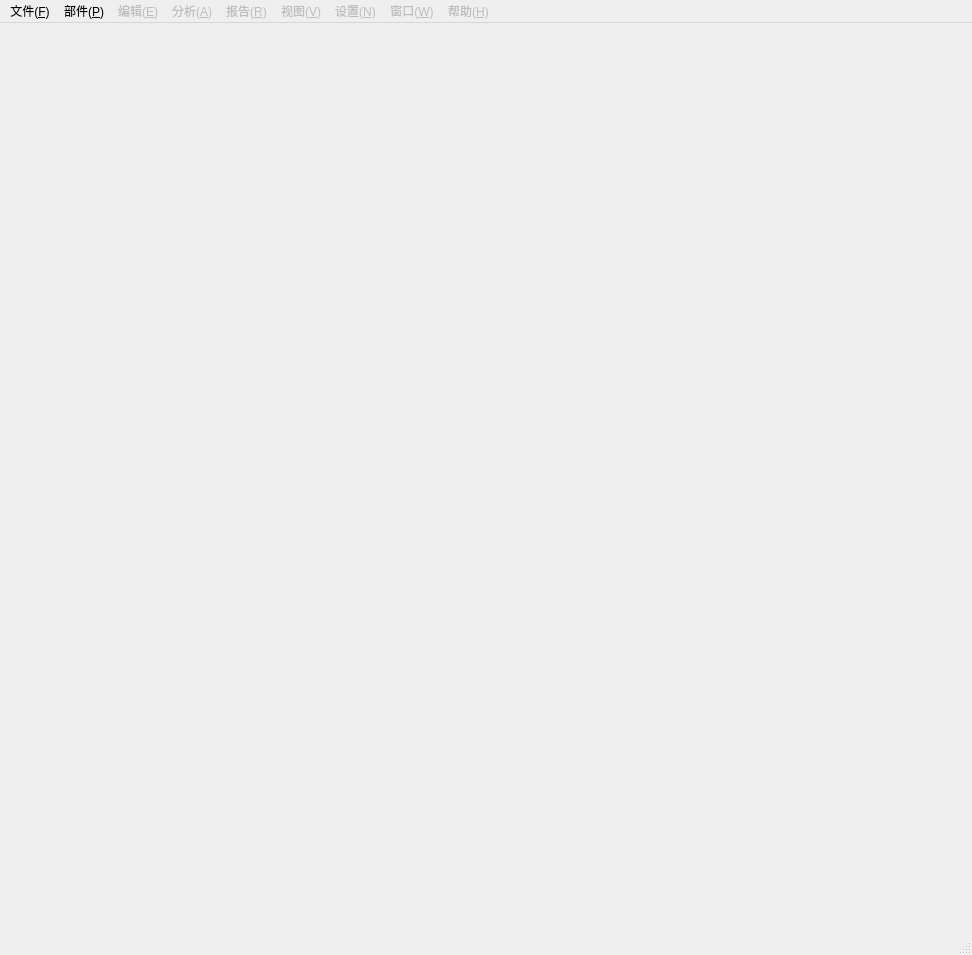
<?xml version="1.0" encoding="UTF-8"?>
<ui version="4.0">
 <class>MainWindow</class>
 <widget class="QMainWindow" name="MainWindow">
  <property name="geometry">
   <rect>
    <x>0</x>
    <y>0</y>
    <width>972</width>
    <height>955</height>
   </rect>
  </property>
  <property name="windowTitle">
   <string>MainWindow</string>
  </property>
  <widget class="QWidget" name="centralwidget">
   <layout class="QHBoxLayout" name="horizontalLayout">
    <item>
     <layout class="QHBoxLayout" name="horizontalLayout_2"/>
    </item>
   </layout>
  </widget>
  <widget class="QMenuBar" name="menubar">
   <property name="geometry">
    <rect>
     <x>0</x>
     <y>0</y>
     <width>972</width>
     <height>23</height>
    </rect>
   </property>
   <widget class="QMenu" name="menu_E">
    <property name="enabled">
     <bool>false</bool>
    </property>
    <property name="title">
     <string>编辑(&amp;E)</string>
    </property>
    <property name="toolTipsVisible">
     <bool>true</bool>
    </property>
    <addaction name="action_D"/>
    <addaction name="action"/>
    <addaction name="action_2"/>
   </widget>
   <widget class="QMenu" name="menu_P">
    <property name="enabled">
     <bool>true</bool>
    </property>
    <property name="title">
     <string>部件(&amp;P)</string>
    </property>
    <property name="toolTipsVisible">
     <bool>true</bool>
    </property>
    <addaction name="addAction"/>
    <addaction name="action_E_2"/>
    <addaction name="action_O_2"/>
    <addaction name="detailedAction"/>
   </widget>
   <widget class="QMenu" name="menu_R">
    <property name="enabled">
     <bool>false</bool>
    </property>
    <property name="title">
     <string>报告(&amp;R)</string>
    </property>
    <property name="toolTipsVisible">
     <bool>true</bool>
    </property>
    <addaction name="action_6"/>
   </widget>
   <widget class="QMenu" name="menu_V">
    <property name="enabled">
     <bool>false</bool>
    </property>
    <property name="title">
     <string>视图(&amp;V)</string>
    </property>
    <property name="toolTipsVisible">
     <bool>true</bool>
    </property>
    <addaction name="action_5"/>
    <addaction name="action_7"/>
    <addaction name="action_8"/>
    <addaction name="action_9"/>
   </widget>
   <widget class="QMenu" name="menu_N">
    <property name="enabled">
     <bool>false</bool>
    </property>
    <property name="title">
     <string>设置(&amp;N)</string>
    </property>
    <property name="toolTipsVisible">
     <bool>true</bool>
    </property>
    <addaction name="action_10"/>
   </widget>
   <widget class="QMenu" name="menu_W">
    <property name="enabled">
     <bool>false</bool>
    </property>
    <property name="title">
     <string>窗口(&amp;W)</string>
    </property>
    <property name="toolTipsVisible">
     <bool>true</bool>
    </property>
   </widget>
   <widget class="QMenu" name="menu_H">
    <property name="enabled">
     <bool>false</bool>
    </property>
    <property name="tearOffEnabled">
     <bool>false</bool>
    </property>
    <property name="title">
     <string>帮助(&amp;H)</string>
    </property>
    <property name="toolTipsVisible">
     <bool>true</bool>
    </property>
   </widget>
   <widget class="QMenu" name="menu_F">
    <property name="enabled">
     <bool>true</bool>
    </property>
    <property name="title">
     <string>文件(&amp;F)</string>
    </property>
    <addaction name="newAction"/>
    <addaction name="openAction"/>
    <addaction name="saveAction"/>
    <addaction name="action_E"/>
   </widget>
   <widget class="QMenu" name="menu_A">
    <property name="enabled">
     <bool>false</bool>
    </property>
    <property name="title">
     <string>分析(&amp;A)</string>
    </property>
    <property name="toolTipsVisible">
     <bool>true</bool>
    </property>
    <addaction name="action_4"/>
   </widget>
   <addaction name="menu_F"/>
   <addaction name="menu_P"/>
   <addaction name="menu_E"/>
   <addaction name="menu_A"/>
   <addaction name="menu_R"/>
   <addaction name="menu_V"/>
   <addaction name="menu_N"/>
   <addaction name="menu_W"/>
   <addaction name="menu_H"/>
  </widget>
  <widget class="QStatusBar" name="statusbar"/>
  <action name="newAction">
   <property name="text">
    <string>新建(&amp;N)</string>
   </property>
  </action>
  <action name="openAction">
   <property name="text">
    <string>打开(&amp;O)</string>
   </property>
  </action>
  <action name="saveAction">
   <property name="text">
    <string>另存为(&amp;S)</string>
   </property>
  </action>
  <action name="action_E">
   <property name="text">
    <string>退出(&amp;E)</string>
   </property>
  </action>
  <action name="action_D">
   <property name="text">
    <string>删除</string>
   </property>
   <property name="visible">
    <bool>true</bool>
   </property>
   <property name="iconVisibleInMenu">
    <bool>true</bool>
   </property>
  </action>
  <action name="action">
   <property name="text">
    <string>复制</string>
   </property>
  </action>
  <action name="action_2">
   <property name="text">
    <string>修改</string>
   </property>
  </action>
  <action name="addAction">
   <property name="text">
    <string>添加新装配件/部件(&amp;A)</string>
   </property>
  </action>
  <action name="action_E_2">
   <property name="text">
    <string>编辑属性表(&amp;E)</string>
   </property>
  </action>
  <action name="action_O_2">
   <property name="text">
    <string>打开工作表(&amp;O)</string>
   </property>
  </action>
  <action name="action_4">
   <property name="text">
    <string>分析设置</string>
   </property>
  </action>
  <action name="action_5">
   <property name="text">
    <string>刷新列表</string>
   </property>
  </action>
  <action name="action_6">
   <property name="text">
    <string>设计总结</string>
   </property>
  </action>
  <action name="action_7">
   <property name="text">
    <string>关闭所有视图</string>
   </property>
  </action>
  <action name="action_8">
   <property name="text">
    <string>查看类型</string>
   </property>
  </action>
  <action name="action_9">
   <property name="text">
    <string>排列窗口</string>
   </property>
  </action>
  <action name="action_10">
   <property name="text">
    <string>全局设置</string>
   </property>
  </action>
  <action name="detailedAction">
   <property name="text">
    <string>详细齿轮组(&amp;D)</string>
   </property>
  </action>
 </widget>
 <resources/>
 <connections/>
</ui>
